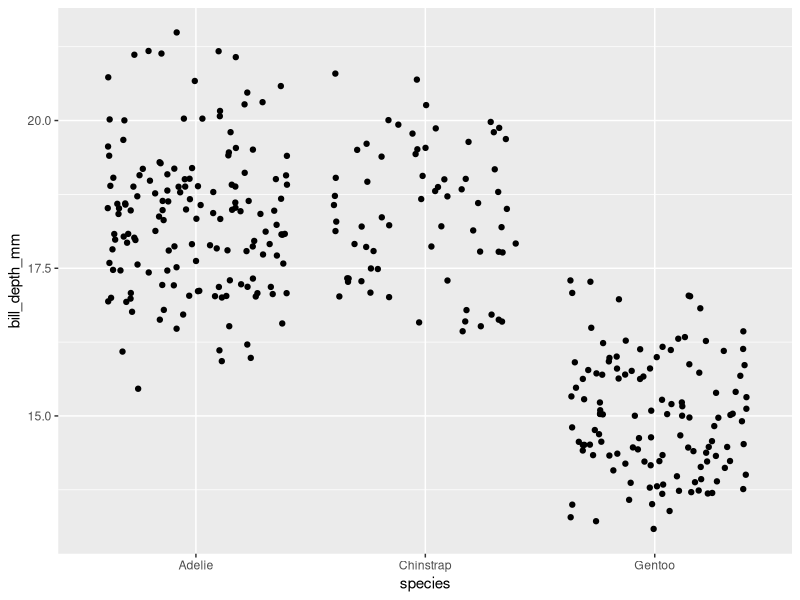
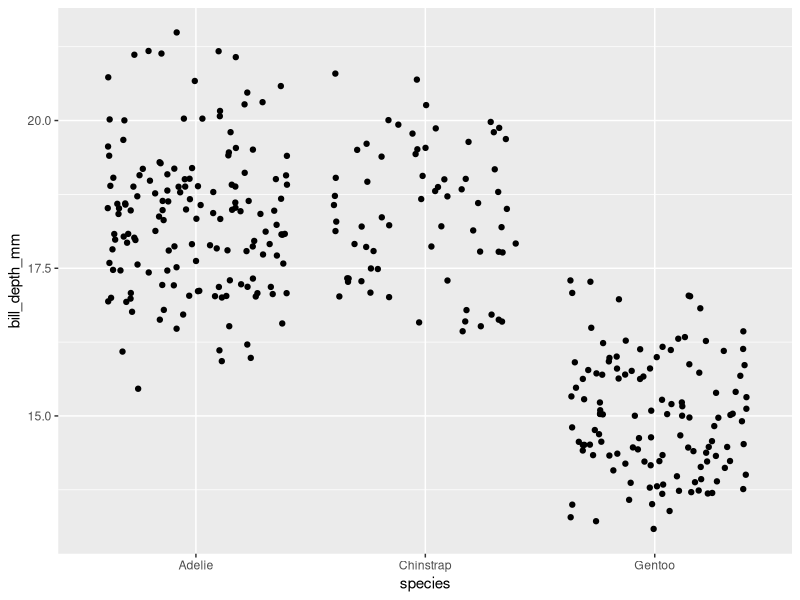

Reproduce these figures in R, in order.

            library(ggplot2)
            library(palmerpenguins)
            built_answer <- tryCatch(
                {
                    set.seed(42)
                    ggplot(penguins, aes(x = species, y = bill_depth_mm)) + geom_jitter()
                    suppressWarnings(
                        if (!file.exists("/sandbox/figures/bill-depth_species_jitter_answer.png")) {
                            ggsave(
                                width = 3,
                                height = 3,
                                "/sandbox/figures/bill-depth_species_jitter_answer.png"
                            )
                        }
                    )
                    suppressWarnings(
                        ggplot_build(last_plot())
                    )
                },
                error = function(e) {
                    'ERROR'
                }
            )
            built_submission <- tryCatch(
                {
                    set.seed(42)
                    ggplot(penguins, aes(x = species, y = bill_depth_mm)) + geom_jitter()
                    suppressWarnings(
                        ggsave(
                            width = 3,
                            height = 3,
                            "figures/bill-depth_species_jitter_submission_command-a-plus.png"
                        )
                    )
                    suppressWarnings(
                        ggplot_build(last_plot())
                    )
                },
                error = function(e) {
                    'ERROR'
                }
            )
            cat(isTRUE(all.equal(built_answer, built_submission)))
        
